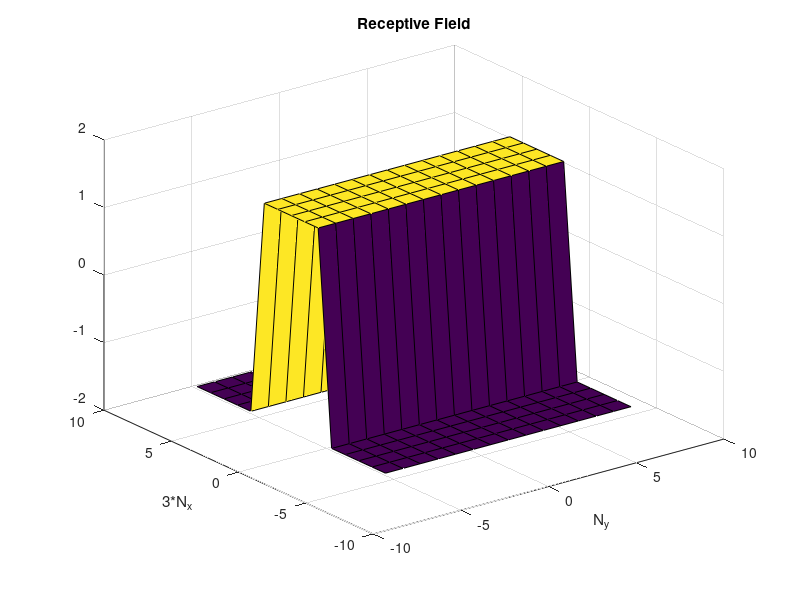
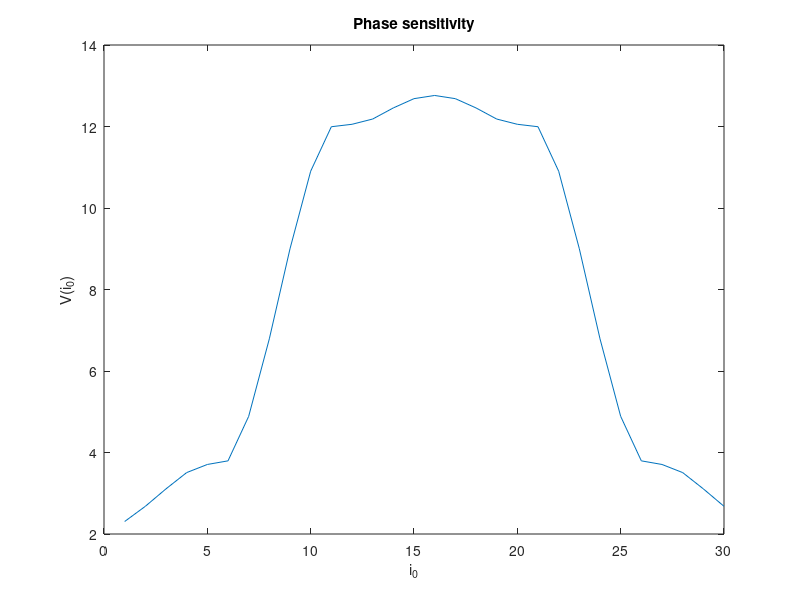
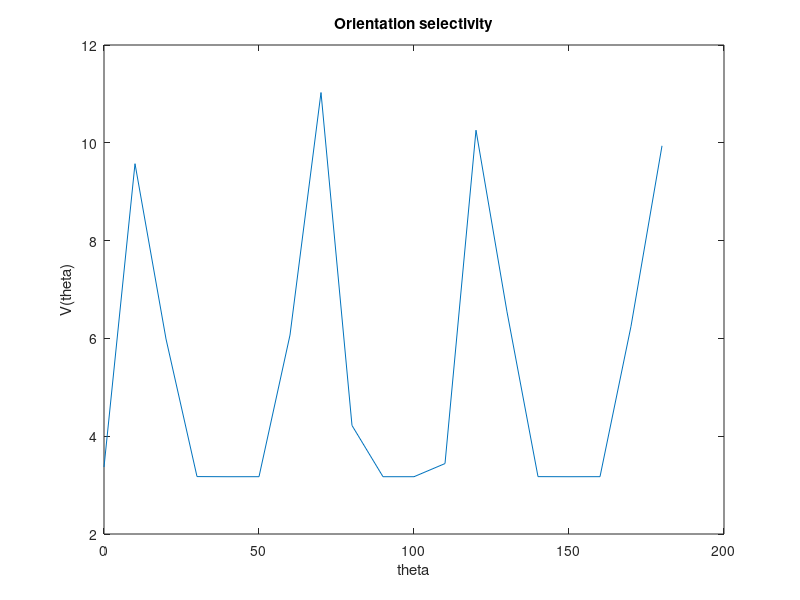

These charts were generated, in order, by the following MATLAB code:
#! /usr/bin/octave -qf
#
# Institution: TU Berlin
# Course:      Modelle zur Informationsverarbeitung im Gehirn - WS2011/2012
# Topic:       Excercise 10 - Hubel-Wiesel-Modell einfacher orientierungsselektiver Zellen
# Author:      Robin Vobruba
#

# Number of ganglia-cells on one axis.
global N_x = 5;
global N_y = -1;

# area of effect in the photo receptros for one ganglia cell
global range = 10;

# Elongationsfaktor
global L = -1;

# Modell-Photorezeptoren xi(i_p, j_p) = [-1 or 1]
global photoRez = [];
global xiRangeX = -1;
global xiRangeY = -1;

# Ganglienzellen (RGC) u(3N_x, N_y)
global gangliaCells = [];
# [1: ON-Zentrum, -1: OFF-Zentrum] see gangliaCells
global gangliaCellsType = [];
global uRangeX = -1;
global uRangeY = -1;

global u_factors = [];


function set_L(new_L)
	global N_x;
	global N_y;
	global L;
	L = new_L;
	N_y = L * N_x;
	initMatrices();
endfunction

function set_N_y(new_N_y)
	global N_x;
	global N_y;
	global L;
	N_y = new_N_y;
	L = N_y / N_x;
	initMatrices();
endfunction

function initMatrices()
	global N_x;
	global N_y;
	global range;
	global photoRez;
	global xiRangeX;
	global xiRangeY;
	global gangliaCells;
	global gangliaCellsType;
	global uRangeX;
	global uRangeY;
	global u_factors;

	uRangeX = (3*N_x - 1) / 2;
	uRangeY = (N_y   - 1) / 2;

	xiRangeX = uRangeX + range;
	xiRangeY = uRangeY + range;

	photoRez = ones(xiRangeX*2 + 1, xiRangeY*2 + 1);

	gangliaCells     = - ones(uRangeX*2 + 1, uRangeY*2 + 1);
	gangliaCellsType = - ones(uRangeX*2 + 1, uRangeY*2 + 1);

	# Set middle 3rd to be ON-center cells
	gangliaCellsType(N_x+1:2*N_x, :) = ones(N_x, columns(gangliaCellsType));

	u_factors = calc_u_factors();
endfunction


function set_xi_beam_horiz(i_0, b)
	global N_x;
	global N_y;
	global photoRez;
	global xiRangeX;
	global xiRangeY;

	#photoRez = ones(columns(photoRez), rows(photoRez));
	#photoRez(i_0:i_0+b-1, :) = - ones(b, rows(photoRez));
	photoRez = ones(columns(photoRez), rows(photoRez));
	photoRez(:, i_0:i_0+b-1) = - ones(columns(photoRez), b);
endfunction


function set_xi_beam_rotated(theta, b)
	global N_x;
	global N_y;
	global photoRez;
	global xiRangeX;
	global xiRangeY;

	#photoRez = - ones(columns(photoRez), rows(photoRez));
	photoRez = - ones(rows(photoRez), columns(photoRez));

	limit = (b - 1) / 2;
	for x = 1 : rows(photoRez)
		for y = 1 : columns(photoRez)
			val = y * cos(theta) - x * sin(theta);
			if val >= -limit && val <= limit
				photoRez(x, y) = 1;
			endif
		endfor
	endfor
endfunction



function _xi = get_xi(i, j)
	global photoRez;
	global xiRangeX;
	global xiRangeY;
	_xi = photoRez(
			1 + i + xiRangeX,
			1 + j + xiRangeY);
endfunction

function _on = get_isOn(i, j)
	global gangliaCellsType;
	global uRangeX;
	global uRangeY;
	_on = gangliaCellsType(
			1 + i + uRangeX,
			1 + j + uRangeY);
endfunction

function set_u(i, j, u)
	global gangliaCells;
	global uRangeX;
	global uRangeY;
	gangliaCells(
			1 + i + uRangeX,
			1 + j + uRangeY) = u;
endfunction

function _u_factors = calc_u_factors()
	global range;
	_u_factors = [];
	for k = -range:range
		k2 = k^2;
		for l = -range:range
			k2_l2 = k2 + l^2;
			_u_factors(k + range+1, l + range+1) = exp(- k2_l2 / 6) - 1/9 * exp(- k2_l2 / 54);
		endfor
	endfor
endfunction

function _u = calc_u(i, j)
	global u_factors;
	global gangliaCellsType;
	global range;
	filterResults = u_factors .* get_xi(i-range:i+range, j-range:j+range);
	_u = get_isOn(i, j) * sum(filterResults(:));
	set_u(i, j, _u);
endfunction

function _v = calc_v(i, j)
	_v = max(0, calc_u(i, j));
endfunction

function _V = calc_V()
	global N_x;
	global N_y;
	global uRangeX;
	global uRangeY;
	_V = 0;
	for i = -uRangeX:uRangeX
		for j = -uRangeY:uRangeY
			_V += calc_v(i, j);
		endfor
	endfor
	_V *= 1 / (N_x * N_y);
endfunction


exec_10_1_a = true;
exec_10_1_b = true;
exec_10_1_c = true;
exec_10_1_d = false;


if exec_10_1_a
	set_N_y(15);

	calc_V();

	surf(-uRangeY:uRangeY, -uRangeX:uRangeX, gangliaCells);
	title('Receptive Field');
	xlabel("N_y");
	ylabel("3*N_x");
	print('receptiveField.png');
endif


if exec_10_1_b
	set_N_y(15);
	b = 5;
	i_0s = 1 : rows(photoRez) - b;
	Vs = [];


	for i_0 = i_0s
		set_xi_beam_horiz(i_0, b);
		Vs(end+1) = calc_V();
	endfor

	plot(i_0s, Vs);
	title('Phase sensitivity');
	xlabel("i_0");
	ylabel("V(i_0)");
	print('phaseSensitivity.png');
endif


if exec_10_1_c
	set_N_y(15);
	b = 5;
	thetas = 0 : 10 : 180;
	Vs = [];

	for theta = thetas
		set_xi_beam_rotated(theta, b);
		Vs(end+1) = calc_V();
	endfor

	plot(thetas, Vs);
	title('Orientation selectivity');
	xlabel("theta");
	ylabel("V(theta)");
	print('orientationSelectivity.png');
endif


if exec_10_1_d
	b = 5;
	thetas = 0 : 10 : 180;
	N_ys = [11, 21, 25, 31];

	Vss = [];
	legendV = strcat("L=", num2str(N_ys.'));
	for myNy = N_ys
		set_N_y(myNy);
		Vs = [];
		for theta = thetas
			set_xi_beam_rotated(theta, b);
			Vs(end+1) = calc_V();
		endfor
		Vss(end+1, :) = Vs;
	endfor

	plot(thetas, Vss);
	legend(legendV);
	title('Orientation selectivity in relation to the elongation factor');
	xlabel("theta");
	ylabel("V(theta)");
	print('orientationSelectivityElongationFactor.png');
endif

